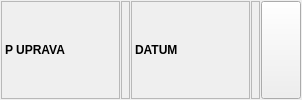
          <widget class="QFrame" name="frame_36">
           <property name="sizePolicy">
            <sizepolicy hsizetype="Preferred" vsizetype="Maximum">
             <horstretch>0</horstretch>
             <verstretch>0</verstretch>
            </sizepolicy>
           </property>
           <property name="frameShape">
            <enum>QFrame::NoFrame</enum>
           </property>
           <property name="frameShadow">
            <enum>QFrame::Raised</enum>
           </property>
           <layout class="QHBoxLayout" name="horizontalLayout_33">
            <property name="spacing">
             <number>1</number>
            </property>
            <property name="leftMargin">
             <number>1</number>
            </property>
            <property name="topMargin">
             <number>1</number>
            </property>
            <property name="rightMargin">
             <number>1</number>
            </property>
            <property name="bottomMargin">
             <number>1</number>
            </property>
            <item>
             <widget class="QLabel" name="lblJMBGiTitle_6">
              <property name="sizePolicy">
               <sizepolicy hsizetype="Maximum" vsizetype="Preferred">
                <horstretch>0</horstretch>
                <verstretch>0</verstretch>
               </sizepolicy>
              </property>
              <property name="minimumSize">
               <size>
                <width>119</width>
                <height>27</height>
               </size>
              </property>
              <property name="maximumSize">
               <size>
                <width>119</width>
                <height>16777215</height>
               </size>
              </property>
              <property name="font">
               <font>
                <weight>75</weight>
                <bold>true</bold>
               </font>
              </property>
              <property name="frameShape">
               <enum>QFrame::StyledPanel</enum>
              </property>
              <property name="text">
               <string>P UPRAVA</string>
              </property>
             </widget>
            </item>
            <item>
             <widget class="QLabel" name="lblPUprava">
              <property name="sizePolicy">
               <sizepolicy hsizetype="Preferred" vsizetype="Preferred">
                <horstretch>0</horstretch>
                <verstretch>0</verstretch>
               </sizepolicy>
              </property>
              <property name="font">
               <font>
                <weight>75</weight>
                <bold>true</bold>
               </font>
              </property>
              <property name="frameShape">
               <enum>QFrame::StyledPanel</enum>
              </property>
              <property name="textInteractionFlags">
               <set>Qt::LinksAccessibleByMouse|Qt::TextSelectableByMouse</set>
              </property>
             </widget>
            </item>
            <item>
             <widget class="QLabel" name="lblPUpravaDatumTitle">
              <property name="sizePolicy">
               <sizepolicy hsizetype="Maximum" vsizetype="Preferred">
                <horstretch>0</horstretch>
                <verstretch>0</verstretch>
               </sizepolicy>
              </property>
              <property name="minimumSize">
               <size>
                <width>119</width>
                <height>27</height>
               </size>
              </property>
              <property name="maximumSize">
               <size>
                <width>119</width>
                <height>16777215</height>
               </size>
              </property>
              <property name="font">
               <font>
                <weight>75</weight>
                <bold>true</bold>
               </font>
              </property>
              <property name="frameShape">
               <enum>QFrame::StyledPanel</enum>
              </property>
              <property name="text">
               <string>DATUM</string>
              </property>
             </widget>
            </item>
            <item>
             <widget class="QLabel" name="lblPUpravaDatum">
              <property name="sizePolicy">
               <sizepolicy hsizetype="Preferred" vsizetype="Preferred">
                <horstretch>0</horstretch>
                <verstretch>0</verstretch>
               </sizepolicy>
              </property>
              <property name="font">
               <font>
                <weight>75</weight>
                <bold>true</bold>
               </font>
              </property>
              <property name="frameShape">
               <enum>QFrame::StyledPanel</enum>
              </property>
              <property name="textInteractionFlags">
               <set>Qt::LinksAccessibleByMouse|Qt::TextSelectableByMouse</set>
              </property>
             </widget>
            </item>
            <item>
             <widget class="QPushButton" name="btnPUpravaDatumOK">
              <property name="sizePolicy">
               <sizepolicy hsizetype="Maximum" vsizetype="Preferred">
                <horstretch>0</horstretch>
                <verstretch>0</verstretch>
               </sizepolicy>
              </property>
              <property name="maximumSize">
               <size>
                <width>60</width>
                <height>16777215</height>
               </size>
              </property>
              <property name="font">
               <font>
                <weight>75</weight>
                <bold>true</bold>
               </font>
              </property>
              <property name="cursor">
               <cursorShape>PointingHandCursor</cursorShape>
              </property>
              <property name="icon">
               <iconset resource="../../../resources/DonatForm.qrc">
                <normaloff>:/InDonat/Forms/images/OK.gif</normaloff>:/InDonat/Forms/images/OK.gif</iconset>
              </property>
             </widget>
            </item>
           </layout>
          </widget>
